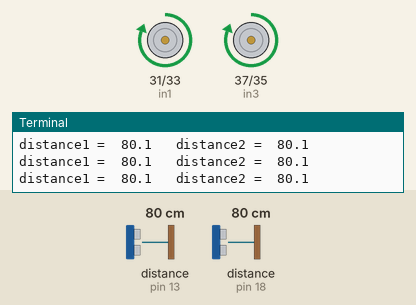
This program was run on a simulated Raspberry Pi (header pin numbers). Parts: motor-driver pin pairs drawn as motors (green arrow = first pin HIGH = forward, orange = second pin HIGH = backward, longer = more drive), the last lines printed to the terminal. The test bench sets the inputs (shaded band); at power-on: distance to the obstacle (sensors on pin 13, pin 18) 80 cm. The clock reads 2024-03-15 10:24:30 at power-on unless the program sets it.

Above: at 1.2 s.
1.3 s: distance to the obstacle (sensor on pin 13) set to 2 cm
At 2.7 s:
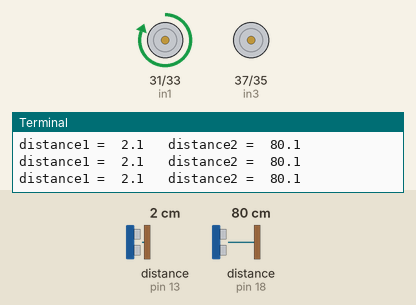
3.0 s: distance to the obstacle (sensor on pin 18) set to 2 cm
At 3.8 s:
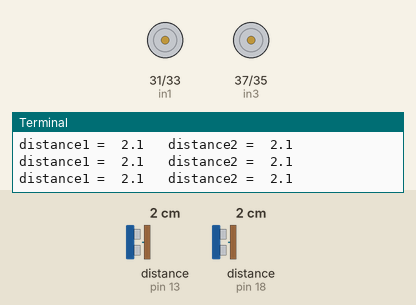
4.5 s: distance to the obstacle (sensor on pin 13) set to 299 cm
At 5.0 s:
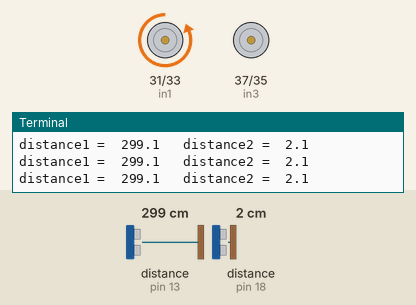
Timing chart, 0 to 7.5 s (numbered marks = the images above; inputs shaded):
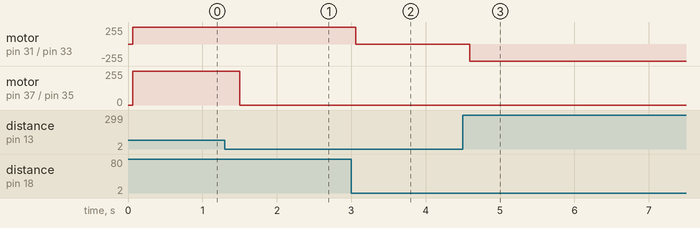

The program:

rbobj.py
```python
import RPi.GPIO as GPIO
import atexit
import time

GPIO.setmode(GPIO.BOARD)
GPIO.setwarnings(False)

in1 = 31
in2 = 33
in3 = 37
in4 = 35

#GPIO setups
GPIO.setup(in1, GPIO.OUT)
print("setting up pin ", in1)
GPIO.setup(in2, GPIO.OUT)
print("setting up pin ", in2)
GPIO.setup(in3, GPIO.OUT)
print("setting up pin ", in3)
GPIO.setup(in4, GPIO.OUT)
print("setting up pin ", in4)

#defining movement
def moveFoward():
    GPIO.output(in1, GPIO.HIGH)
    GPIO.output(in3, GPIO.HIGH)
    GPIO.output(in2, GPIO.LOW)
    GPIO.output(in4, GPIO.LOW)

def moveBackward():
    GPIO.output(in2, GPIO.LOW)
    GPIO.output(in4, GPIO.LOW)
    GPIO.output(in1, GPIO.HIGH)
    GPIO.output(in3, GPIO.HIGH)

def stop():
    GPIO.output(in1, GPIO.LOW)
    GPIO.output(in3, GPIO.LOW)
    GPIO.output(in2, GPIO.LOW)
    GPIO.output(in4, GPIO.LOW)

def moveLeft():
    GPIO.output(in1, GPIO.LOW)
    GPIO.output(in3, GPIO.LOW)
    GPIO.output(in2, GPIO.HIGH)
    GPIO.output(in4, GPIO.LOW)
def moveRight():
    GPIO.output(in1, GPIO.HIGH)
    GPIO.output(in3, GPIO.LOW)
    GPIO.output(in2, GPIO.LOW)
    GPIO.output(in4, GPIO.LOW)

#Defining sensors
s1t = 11
s1e = 13

s2t = 16
s2e = 18

GPIO.setup(s1t, GPIO.OUT)
GPIO.setup(s2t, GPIO.OUT)
GPIO.setup(s1e, GPIO.IN)
GPIO.setup(s2e, GPIO.IN)
ps1 = 0
pe1 = 0
ps2 = 0
pe2 = 0

def distanceCal(ps,pe):
    pdur = pe - ps
    return round(pdur*17150, 1)


atexit.register(stop)

while True:
    GPIO.output(s1t, GPIO.LOW)


    #pulse for sensor 1
    GPIO.output(s1t, GPIO.HIGH)
    time.sleep(0.00001)
    GPIO.output(s1t, GPIO.LOW)
    while GPIO.input(s1e) == 0:
        ps1 = time.time()
    while GPIO.input(s1e) == 1:
        pe1 = time.time()

    time.sleep(0.05)

    GPIO.output(s2t, GPIO.LOW)

    #pulse for sensor2
    GPIO.output(s2t, GPIO.HIGH)
    time.sleep(0.00001)
    GPIO.output(s2t, GPIO.LOW)
    while GPIO.input(s2e) == 0:
        ps2 = time.time()
    while GPIO.input(s2e) == 1:
        pe2 = time.time()

    distance1 = distanceCal(ps1, pe1)
    distance2 = distanceCal(ps2, pe2)
    print("distance1 = ", distance1, "  distance2 = ", distance2)
    s1 = (distance1 <= 40)
    s2 = (distance2 <= 40)

    if (not s1 and not s2):
        moveFoward()
    else:
        stop()
    if (s1 and not s2):
        moveRight()
    if (s2 and not s1):
        moveLeft()
    time.sleep(0.1)
```

Measured:
- after the input at 1.3 s, motor on pin 37 (in3) / pin 35 (in4): forward 255/255 → stopped after 0.20 s
- after the input at 3.0 s, motor on pin 31 (in1) / pin 33 (in2): forward 255/255 → stopped after 0.06 s
- after the input at 4.5 s, motor on pin 31 (in1) / pin 33 (in2): stopped → backward 255/255 after 0.10 s
